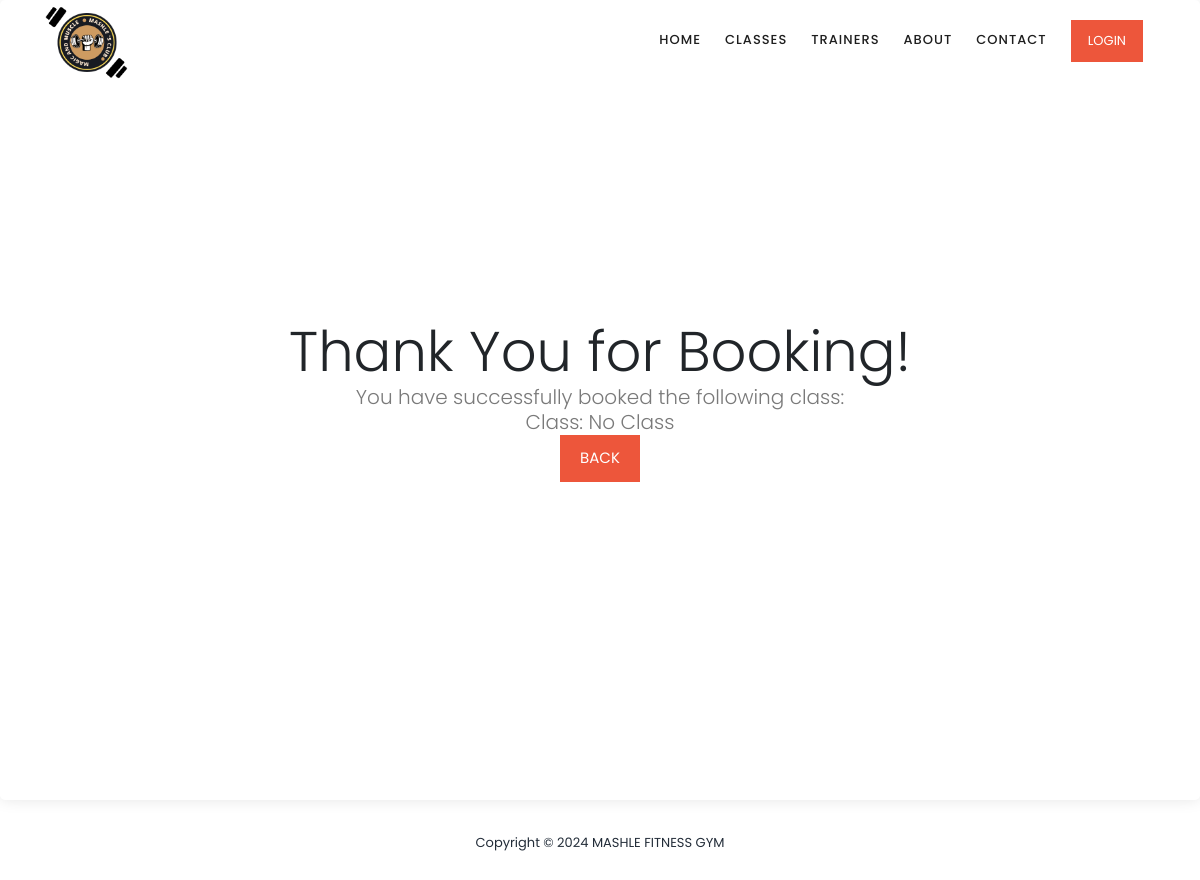
The app's page /success_page, older data.
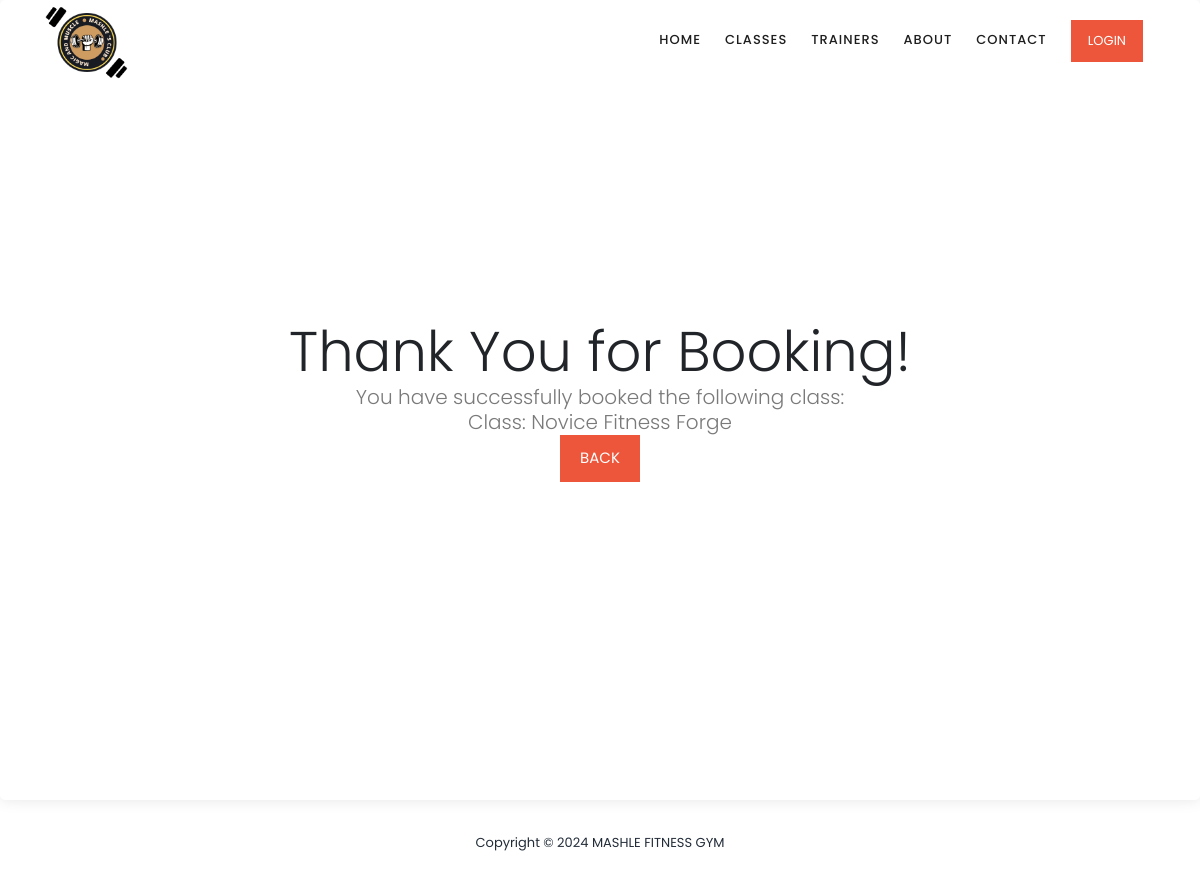
The same page, newer data.
### GymApp/models.py (models this page shows, shortened)
class Booking(models.Model):
    user_profile = models.ForeignKey(UserProfile, on_delete=models.CASCADE)
    class_schedule = models.ForeignKey(ClassSchedule, on_delete=models.CASCADE)
    booking_date = models.DateTimeField(auto_now_add=True)

class ClassSchedule(models.Model):
    DAYS_CHOICES = [
        ('monday', 'Monday'),
        ('tuesday', 'Tuesday'),
        ('wednesday', 'Wednesday'),
        ('thursday', 'Thursday'),
        ('friday', 'Friday'),
    ]
    class_name = models.CharField(max_length=255)
    trainer_name = models.CharField(max_length=255)
    day = models.CharField(max_length=10, choices=DAYS_CHOICES)
    time_start = models.TimeField()
    time_end = models.TimeField()

### GymApp/views.py (the view)
# urls.py: path('success_page', views.success_page, name='success_page'),
def success_page(request):
    booking = Booking.objects.last()  # Get the latest booking as an example
    return render(request, 'success_page.html', {'booking': booking})

### templates/success_page.html (shortened to what this page needs)
{% extends "base.html" %}
{% load static %}
{% block content %}
  <div class="edit-profile-form">
    <h1 class="display-4">Thank You for Booking!</h1>
    <p class="lead">You have successfully booked the following class:</p>
    <p class="lead">Class: {{ booking.class_schedule.class_name|default:"No Class" }}</p>
    <div class="main-button">
        <a href="classes">Back</a>
    </div>
  </div>
{% endblock %}

Row changes from the older to the newer data that the page shows:
added Booking: class_schedule.class_name "Novice Fitness Forge"
Text that changed along with them:
{{ booking.class_schedule.class_name|default:"No Class" }}: "No Class" → (not shown)
